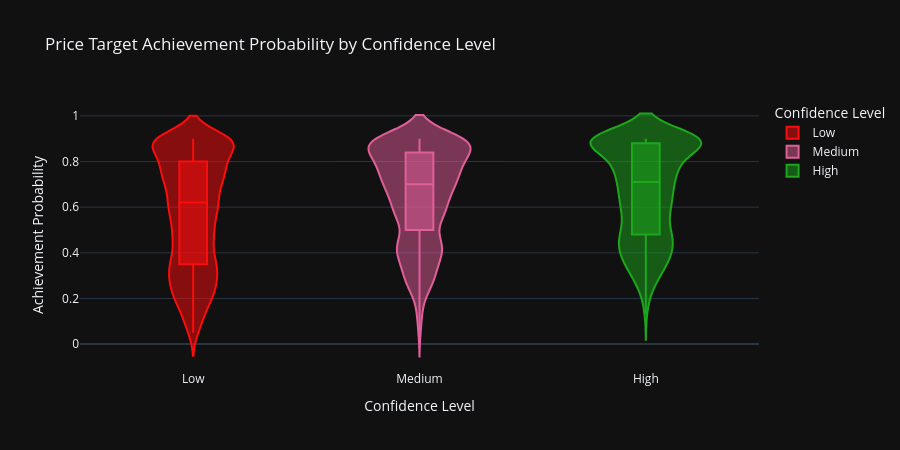

The notebook cell saved with this chart:
### Markdown cell above
### 5.1 Achievement Probability Distribution by Confidence Level

### Code cell
fig = px.violin(
    pt,
    x="confidence_level",
    y="achievement_probability",
    color="confidence_level",
    box=True,
    points="outliers",
    title="Price Target Achievement Probability by Confidence Level",
    labels={
        "achievement_probability": "Achievement Probability",
        "confidence_level": "Confidence Level",
    },
    category_orders={"confidence_level": ["Low", "Medium", "High"]},
    color_discrete_sequence=[COLORS[3], COLORS[1], COLORS[2]],
    template=PLOTLY_TEMPLATE,
    height=450,
)
fig.show()

### Figure 1 — Plotly figure (JSON) as saved in the notebook; plotly's stock layout.template omitted (floating-point values rounded to 4 significant figures; data arrays with more than 128 entries replaced by an {"elided": "..."} marker saying what was removed)
{"data": [{"alignmentgroup": "True", "box": {"visible": true}, "hovertemplate": "Confidence Level=%{x}<br>Achievement Probability=%{y}<extra></extra>", "legendgroup": "Low", "marker": {"color": "#FB0D0D"}, "name": "Low", "offsetgroup": "Low", "orientation": "v", "points": "outliers", "scalegroup": "True", "showlegend": true, "x": {"elided": "4045 str values"}, "x0": " ", "xaxis": "x", "y": {"elided": "4045 float values"}, "y0": " ", "yaxis": "y", "type": "violin"}, {"alignmentgroup": "True", "box": {"visible": true}, "hovertemplate": "Confidence Level=%{x}<br>Achievement Probability=%{y}<extra></extra>", "legendgroup": "Medium", "marker": {"color": "#E15F99"}, "name": "Medium", "offsetgroup": "Medium", "orientation": "v", "points": "outliers", "scalegroup": "True", "showlegend": true, "x": {"elided": "1356 str values"}, "x0": " ", "xaxis": "x", "y": {"elided": "1356 float values"}, "y0": " ", "yaxis": "y", "type": "violin"}, {"alignmentgroup": "True", "box": {"visible": true}, "hovertemplate": "Confidence Level=%{x}<br>Achievement Probability=%{y}<extra></extra>", "legendgroup": "High", "marker": {"color": "#1CA71C"}, "name": "High", "offsetgroup": "High", "orientation": "v", "points": "outliers", "scalegroup": "True", "showlegend": true, "x": {"elided": "1004 str values"}, "x0": " ", "xaxis": "x", "y": {"elided": "1004 float values"}, "y0": " ", "yaxis": "y", "type": "violin"}], "layout": {"xaxis": {"anchor": "y", "domain": [0.0, 1.0], "title": {"text": "Confidence Level"}, "categoryorder": "array", "categoryarray": ["Low", "Medium", "High"]}, "yaxis": {"anchor": "x", "domain": [0.0, 1.0], "title": {"text": "Achievement Probability"}}, "legend": {"title": {"text": "Confidence Level"}, "tracegroupgap": 0}, "title": {"text": "Price Target Achievement Probability by Confidence Level"}, "violinmode": "overlay", "height": 450}}
